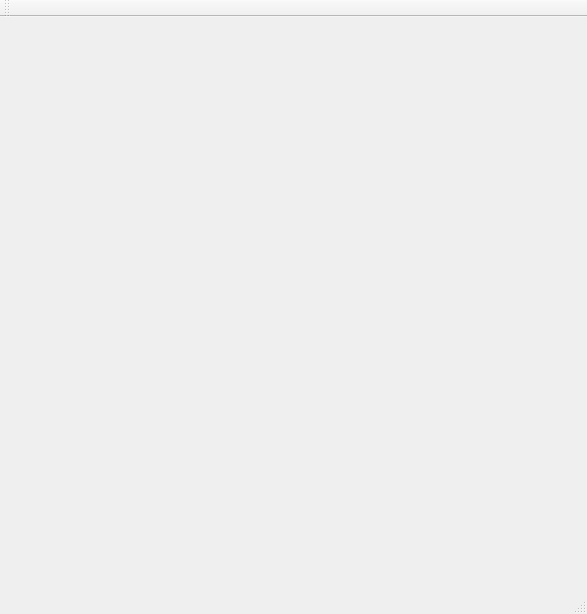
<?xml version="1.0" encoding="UTF-8"?>
<ui version="4.0">
 <class>MainWindow</class>
 <widget class="QMainWindow" name="MainWindow">
  <property name="geometry">
   <rect>
    <x>0</x>
    <y>0</y>
    <width>587</width>
    <height>614</height>
   </rect>
  </property>
  <property name="windowTitle">
   <string>MainWindow</string>
  </property>
  <widget class="QWidget" name="centralWidget">
   <widget class="PainterWindow" name="widget" native="true">
    <property name="geometry">
     <rect>
      <x>170</x>
      <y>90</y>
      <width>401</width>
      <height>451</height>
     </rect>
    </property>
   </widget>
  </widget>
  <widget class="QMenuBar" name="menuBar">
   <property name="geometry">
    <rect>
     <x>0</x>
     <y>0</y>
     <width>587</width>
     <height>25</height>
    </rect>
   </property>
  </widget>
  <widget class="QToolBar" name="mainToolBar">
   <attribute name="toolBarArea">
    <enum>TopToolBarArea</enum>
   </attribute>
   <attribute name="toolBarBreak">
    <bool>false</bool>
   </attribute>
  </widget>
  <widget class="QStatusBar" name="statusBar"/>
 </widget>
 <layoutdefault spacing="6" margin="11"/>
 <customwidgets>
  <customwidget>
   <class>PainterWindow</class>
   <extends>QWidget</extends>
   <header>painterwindow.h</header>
   <container>1</container>
  </customwidget>
 </customwidgets>
 <resources/>
 <connections/>
</ui>
